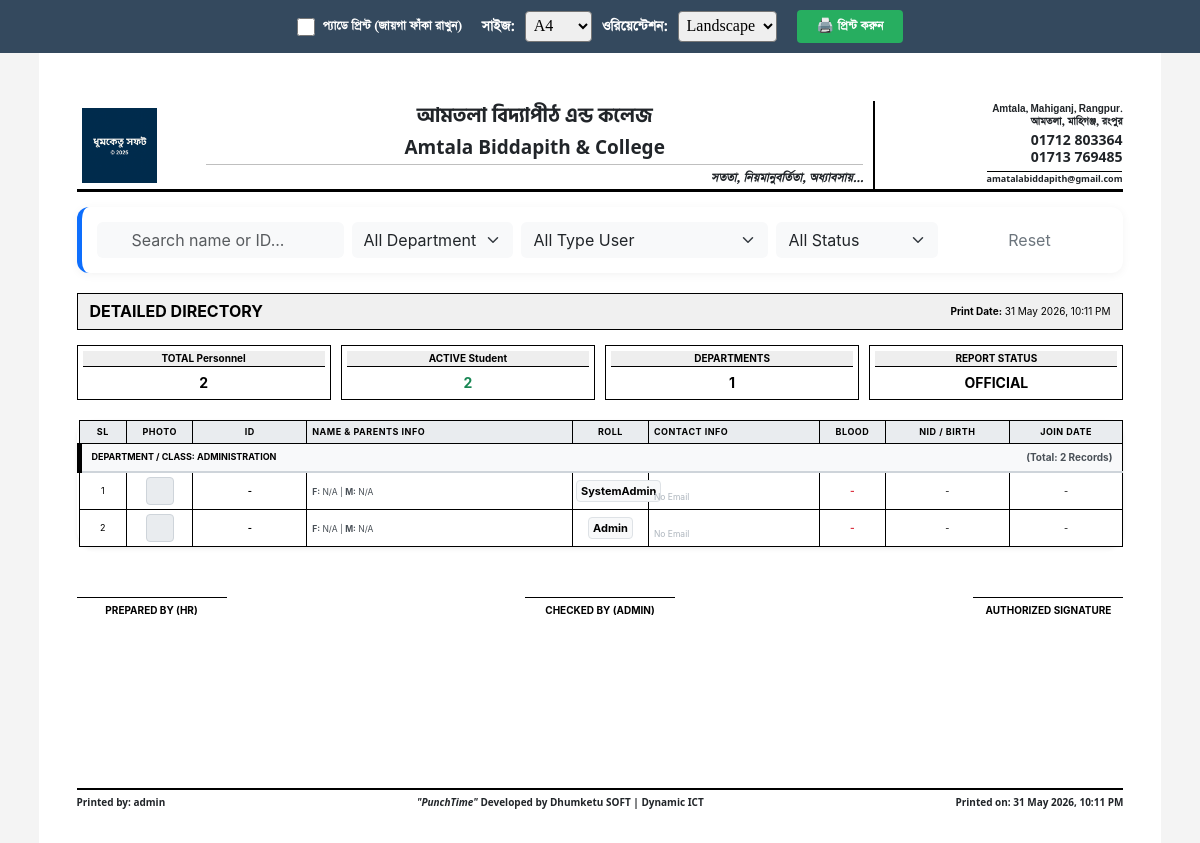
The app's page /hrm/staff/report/ (signed in) with its own data.
### hrm/models.py (models this page shows, shortened)
class Department(models.Model):
    name = models.CharField("Department", max_length=100, unique=True)
    code = models.CharField("Department Code", max_length=20, unique=True)
    description = models.TextField("Descriptions", blank=True)
    class Meta:
        verbose_name = "Department"
        verbose_name_plural = "Departments"
        ordering = ['name']

class Profile(models.Model):
    STATUS_CHOICES = (
        ('active', 'Active'),
        ('inactive', 'Inactive'),
        ('on_leave', 'On Leave'),
    )
    GENDER_CHOICES = (
        ('male', 'Male'),
        ('female', 'Female'),
        ('other', 'Other'),
    )
    EMPLOYMENT_TYPES = (
            ('permanent', 'Permanent'),
            ('probation', 'Probation'),
            ('contractual', 'Contractual'),
            ('intern', 'Intern'),
        )
    WEEK_DAYS = (
        (0, 'Monday'), (1, 'Tuesday'), (2, 'Wednesday'),
        (3, 'Thursday'), (4, 'Friday'), (5, 'Saturday'), (6, 'Sunday'),
    )
    USER_TYPES = (
        ('student', 'Student'),
        ('teacher', 'Teacher'),
        ('staff', 'Staff'),
        ('admin', 'Admin'),
    )
    user_type = models.ForeignKey(UserType, on_delete=models.PROTECT, related_name='staff_members', null=True, blank=True)
    weekly_off = models.ManyToManyField(WeekDay, blank=True)
    user = models.OneToOneField(CustomUser, on_delete=models.CASCADE,blank=True, null=True, unique=True, related_name='profile')
    staff_id = models.CharField("Staff ID", max_length=20, db_index=True, unique=True, null=True, help_text="e.g. 1001")
    device_user_id = models.CharField("Biometric Device ID", max_length=20, blank=True, null=True, unique=True)
    first_name = models.CharField("নামের প্রথম অংশ", max_length=30)
    last_name = models.CharField("নামের শেষ অংশ", max_length=30)
    father_name = models.CharField("পিতার নাম", max_length=100, blank=True)
    mother_name = models.CharField("মাতার নাম", max_length=100, blank=True)
    nid_number = models.CharField("NID নম্বর", max_length=20, blank=True, null=True, unique=True)
    gender = models.CharField(max_length=10, choices=GENDER_CHOICES)
    blood_group = models.CharField(max_length=5,null=True, blank=True)
    date_of_birth = models.DateField(null=True, blank=True)
    email = models.EmailField(unique=True, null=True, blank=True)
    phone_number = models.CharField("Primary Phone", max_length=15)
    emergency_contact = models.CharField("Emergency Contact", max_length=15, blank=True)
    present_address = models.TextField("বর্তমান ঠিকানা", blank=True)
    permanent_address = models.TextField("স্থায়ী ঠিকানা", blank=True)
    department = models.ForeignKey(Department, on_delete=models.SET_NULL, null=True, blank=True)
    designation = models.CharField("পদবি", max_length=100)
    shift = models.ForeignKey(Shift, on_delete=models.SET_NULL, null=True, blank=True) # 🕒 শিফটিং
    employment_type = models.CharField(max_length=20, choices=EMPLOYMENT_TYPES, default='probation')
    basic_salary = models.DecimalField(max_digits=12, decimal_places=2, default=0)
    joining_date = models.DateField(null=True, blank=True)
    resignation_date = models.DateField(null=True, blank=True)
    status = models.CharField(max_length=20, choices=STATUS_CHOICES, default='active')
    is_active = models.BooleanField(default=True)
    profile_image = models.ImageField(upload_to='profile_images/', null=True, blank=True)
    class Meta:
        verbose_name = "Staff Profile"
        verbose_name_plural = "Staff Profiles"

### mainsystem/models.py (models this page shows, shortened)
class CustomUser(AbstractUser):
    role = models.ForeignKey(Role, on_delete=models.SET_NULL, null=True, blank=True, verbose_name="ইউজার রোল")
    email = models.EmailField(unique=True, verbose_name="ইমেইল অ্যাড্রেস")
    username = models.CharField(max_length=150, unique=True, verbose_name="ইউজারনেম")
    is_active = models.BooleanField(default=True, verbose_name="অ্যাকাউন্ট সক্রিয়")
    is_staff = models.BooleanField(default=False, verbose_name="স্টাফ স্ট্যাটাস (অ্যাডমিন প্যানেল অ্যাক্সেস)")
    is_superuser = models.BooleanField(default=False, verbose_name="সুপার ইউজার স্ট্যাটাস")
    last_login = models.DateTimeField(auto_now=True)
    date_joined = models.DateTimeField(auto_now_add=True)
    is_protected = models.BooleanField(default=False, verbose_name="সুরক্ষিত ইউজার")
    class Meta:
        verbose_name = "ব্যবহারকারী"
        verbose_name_plural = "ব্যবহারকারীগণ"

### hrm/views.py (the view, shortened to what this page needs)
# urls.py: path('staff/report/', views.staff_report, name='staff_report'),
@login_required
def staff_report(request):
    staffs = Profile.objects.select_related('user', 'department', 'user_type').all()
    departments = Department.objects.all()
    user_roles = UserType.objects.all() # ফিল্টার ড্রপডাউনের জন্য
    dept_id = request.GET.get('department')
    search_query = request.GET.get('search', '').strip()
    if dept_id:
        staffs = staffs.filter(department_id=dept_id)
    staffs = staffs.annotate(
        roll_int=Cast('designation', output_field=IntegerField())
    ).order_by('department__id', 'roll_int', 'first_name')
    context = {
        'staffs': staffs, # টেমপ্লেটের {% regroup %} এই কুয়েরিসেটটি ব্যবহার করবে
        'departments': departments,
        'user_roles': user_roles,
        'selected_dept': int(dept_id) if dept_id and dept_id.isdigit() else None,
        'today': timezone.now(),
        'search_query': search_query,
    }
    return render(request, 'hrm/staff_report.html', context)

### hrm/templates/hrm/staff_report.html (shortened to what this page needs)
{% extends 'mainsystem/base_report.html' %}
{% load static %}
{% load custom_tags %}
{% block report_body %}
<div class="content-area" style="font-family: 'Inter', 'SolaimanLipi', sans-serif; ">
    <div class="filter-section no-print">
        <div class="row g-2 align-items-center">
            <div class="col-md-3">
                <div class="input-group">
                    <span class="input-group-text bg-light border-0"></span>
                    <input type="text" id="staffSearch" class="form-control bg-light border-0" placeholder="Search name or ID...">
                </div>
            </div>
            <div class="col-md-2">
                <select id="deptFilter" class="form-select bg-light border-0">
                    <option value="">All Departments/Class</option>
                </select>
            </div>
            <div class="col-md-3">
                <select id="roleFilter" class="form-select bg-light border-0">
                    <option value="">All Type User</option>
                </select>
            </div>
            <div class="col-md-2">
                <select id="statusFilter" class="form-select bg-light border-0">
                    <option value="">All Status</option>
                </select>
            </div>
            <div class="col-md-2">
                <button class="btn btn-outline-secondary w-100 border-0" onclick="resetStaffFilters()">
                    Reset
                </button>
            </div>
        </div>
    </div>
    <div class="report-header-bar">
        <h2 class="report-title"> Detailed Directory</h2>
        <div style="font-size: 10px;"><b>Print Date:</b> {% now "d F Y, h:i A" %}</div>
    </div>
    <div class="summary-grid">
        <div class="summary-box">
            <span class="summary-label">TOTAL Personnel</span>
            <span class="summary-value" id="totalCount">{{ staffs.count }}</span>
        </div>
        <div class="summary-box">
            <span class="summary-label">ACTIVE Student</span>
            <span class="summary-value text-success">{% if staffs %}{{ staffs.count }}{% else %}0{% endif %}</span>
        </div>
        <div class="summary-box">
            <span class="summary-label">DEPARTMENTS</span>
            <span class="summary-value">{% if departments %}{{ departments|length }}{% else %}1{% endif %}</span>
        </div>
        <div class="summary-box">
            <span class="summary-label">REPORT STATUS</span>
            <span class="summary-value">OFFICIAL</span>
        </div>
    </div>
    {% regroup staffs by department.name as dept_group %}
    <div class="card border-0 shadow-sm rounded-4">
        <div class="table-responsive" id="printableArea">
            <table class="report-table table table-hover align-middle mb-0" id="staffTable">
                <thead class="table-light">
                    <tr class="text-muted small text-uppercase" style="letter-spacing: 0.5px; background-color: #f8f9fa;">
                        <th style="width: 5%;" class="text-center">SL</th>
                        <th style="width: 7%;" class="text-center">Photo</th>
                        <th style="width: 12%;" class="text-center">ID</th>
                        <th style="width: 28%;" class="text-start">Name & Parents Info</th>
                        <th style="width: 8%;" class="text-center">Roll</th>
                        <th style="width: 18%;" class="text-start">Contact Info</th>
                        <th style="width: 7%;" class="text-center">Blood</th>
                        <th style="width: 13%;" class="text-center">NID / Birth</th>
                        <th style="width: 12%;" class="text-center">Join Date</th>
                    </tr>
                </thead>
                <tbody>
                    {% for dept in dept_group %}
                    <tr class="dept-header-row" data-dept="{{ dept.grouper|default:'GENERAL ADMINISTRATION' }}">
                        <td colspan="9" class="dept-row-header" style="background-color: #e9ecef; font-weight: bold; padding: 8px; border-bottom: 2px solid #ced4da; text-align: left;">
                             DEPARTMENT / CLASS: {{ dept.grouper|default:"GENERAL ADMINISTRATION"|upper }}
                            <span style="float: right; font-size: 10px; color: #495057;">(Total: {{ dept.list|length }} Records)</span>
                        </td>
                    </tr>
                    {% for s in dept.list %}
                    <tr class="staff-row border-bottom border-light shadow-hover"
                        id="row-{{ s.id }}"
                        data-name="{{ s.first_name|lower }} {{ s.last_name|lower }}"
                        data-id="{{ s.staff_id|lower }}"
                        data-dept="{{ dept.grouper|default:'GENERAL ADMINISTRATION' }}"
                        data-role="{{ s.user_type.name }}"
                        data-status="{% if s.is_active %}Active{% else %}Inactive{% endif %}">
                        <td class="text-center">{{ forloop.counter }}</td>
                        <td class="text-center">
                            {% if s.profile_image %}
                                <img src="{{ s.profile_image.url }}" style="width: 28px; height: 28px; border-radius: 4px; border: 0.5px solid #adb5bd; object-fit: cover;">
                            {% else %}
                                <div style="width: 28px; height: 28px; background: #e9ecef; border: 0.5px solid #ced4da; border-radius: 4px; margin: auto; display: flex; align-items: center; justify-content: center; font-size: 8px; font-weight: bold; color: #6c757d;">
                                </div>
                            {% endif %}
                        </td>
                        <td class="text-center"><b>{{ s.staff_id|default:"-" }}</b></td>
                        <td class="text-start">
                            <div style="font-size: 8.5px; color: #495057; margin-top: 2px; line-height: 1.2;">
                                <strong>F:</strong> {{ s.father_name|default:"N/A" }} | <strong>M:</strong> {{ s.mother_name|default:"N/A" }}
                            </div>
                        </td>
                        <td class="text-center">
                            <span style="font-weight: bold; font-size: 11px; background-color: #f8f9fa; border: 1px solid #dee2e6; padding: 2px 4px; border-radius: 4px; display: inline-block; min-width: 28px;">
                                {{ s.designation|default:"-" }}
                            </span>
                        </td>
                        <td class="text-start" style="font-size: 9.5px; line-height: 1.2;">
                             {{ s.phone_number }}<br>
                            {% if s.email %}
                                <i class="fas fa-envelope" style="font-size: 8px; color: #6c757d;"></i> <span style="font-size: 9px;">{{ s.email }}</span>
                            {% else %}
                                 <span style="color: #adb5bd; font-size: 8.5px;">No Email</span>
                            {% endif %}
                        </td>
                        <td class="text-center fw-bold" style="color: #dc3545; font-size: 10px;">{{ s.blood_group|default:"-" }}</td>
                        <td class="text-center" style="font-size: 9px;">{{ s.nid_number|default:"-" }}</td>
                        <td class="text-center" style="font-size: 9px;">{{ s.joining_date|date:"d M Y"|default:"-" }}</td>
                    </tr>
                    {% endfor %}
                    {% endfor %}
                </tbody>
            </table>
        </div>
    </div>
    <div class="signature-container">
        <div class="sig-box">PREPARED BY (HR)</div>
        <div class="sig-box">CHECKED BY (ADMIN)</div>
        <div class="sig-box">AUTHORIZED SIGNATURE</div>
    </div>
</div>
{% endblock %}

### mainsystem/templates/mainsystem/base_report.html (shortened to what this page needs)
{% load static %}
<!DOCTYPE html>
<html lang="en">
<head>
    <link href="{% static 'css/bootstrap.min.css' %}" rel="stylesheet">
    <link href="{% static 'css/bootstrap-icons.css' %}" rel="stylesheet">
    <link href="{% static 'css/select2.min.css' %}" rel="stylesheet">
    <link href="{% static 'css/tom-select.css' %}" rel="stylesheet">
</head>
<body id="mainBody">
    <div class="print-ctrl-bar no-print">
        <label style="font-family: 'SolaimanLipi'; cursor: pointer; font-weight: bold; font-size: 14px; display: flex; align-items: center; gap: 8px;">
            <input type="checkbox" id="headerToggle" onchange="toggleHeaderFunc()" style="width: 18px; height: 18px;">
            প্যাডে প্রিন্ট (জায়গা ফাঁকা রাখুন)
        </label>
        <div style="display: flex; align-items: center; gap: 10px;font-family: 'SolaimanLipi';">
            <span style="font-weight: bold;">সাইজ:</span>
            <select id="pageSize" onchange="updatePageSetup()" style="font-family: 'SolaimanLipi'; padding: 4px; border-radius: 4px;">
                <option value="A4">A4</option>
            </select>
            <span style="font-weight: bold;">ওরিয়েন্টেশন:</span>
            <select id="orientationDropdown" onchange="updatePageSetup()" style="font-family: 'SolaimanLipi'; padding: 4px; border-radius: 4px;">
                <option value="landscape" selected>Landscape</option>
            </select>
        </div>
        <button onclick="triggerPrint()" style="font-family: 'SolaimanLipi';background: #27ae60; color: white; border: none; padding: 6px 20px; font-weight: bold; cursor: pointer; border-radius: 4px; font-size: 14px;">
            🖨️ প্রিন্ট করুন
        </button>
    </div>
    <div class="report-wrapper view-landscape" id="reportWrapper">
        <div class="header-container">
            <table class="hospital-header-table">
                <tr>
                    <td class="logo-cell">
                        <img src="{% static 'images/dhumketu_logo.png' %}" style="width: 75px; height: 75px; object-fit: contain;">
                    </td>
                    <td class="name-cell">
                        <div class="hosp-bn">আমতলা বিদ্যাপীঠ এন্ড কলেজ </div>
                        <div class="hosp-en">Amtala Biddapith & College</div>
                        <hr class="header-hr">
                        <div class="hosp-slogan">সততা, নিয়মানুবর্তিতা, অধ্যাবসায়...</div>
                    </td>
                    <td class="contact-cell">
                        <p class="c-small">Amtala, Mahiganj, Rangpur.</p>
                        <p class="c-small" style="font-size: 12px;">আমতলা, মাহিগঞ্জ, রংপুর</p>
                        <div class="c-hotline">01712 803364 <br> 01713 769485</div>
                        <div class="c-email">amatalabiddapith@gmail.com</div>
                    </td>
                </tr>
            </table>
        </div>
        <div class="main-body">
            {% block report_body %}{% endblock %}
        </div>
        <div class="report-footer-final">
            <div>Printed by: {{ request.user.username }}</div>
            <div> <i>"PunchTime" </i>Developed by <b>Dhumketu SOFT</b> | Dynamic ICT</div>
            <div>Printed on: {% now "d M Y, h:i A" %}</div>
        </div>
    </div>
</body>
</html>

### records on screen
Department: grouper "ADMINISTRATION"
Profile: staff_id "-", father_name "N/A", mother_name "N/A", designation "SystemAdmin", shows "No Email", blood_group "-", nid_number "-", joining_date "-"
Profile: staff_id "-", father_name "N/A", mother_name "N/A", designation "Admin", shows "No Email", blood_group "-", nid_number "-", joining_date "-"
CustomUser: user.username "admin"

### other values on screen
{{ staffs.count }} "2"
{{ departments|length }} "1"
{{ dept.list|length }} "2"
